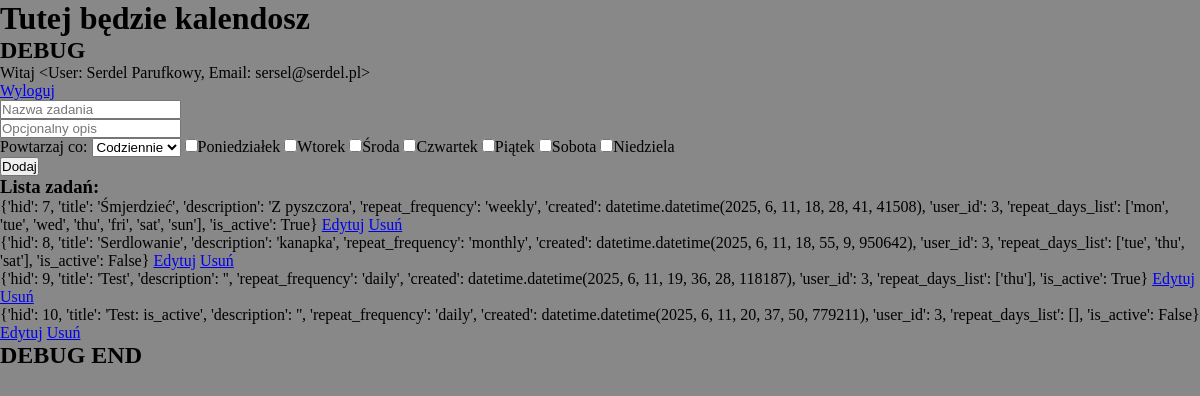
/dashboard (signed in), run on the app's committed database.
### habitcakesapp/blueprints/userbase/models.py (models this page shows, shortened)
class User(db.Model, UserMixin):
    __tablename__ = 'users'
    uid = db.Column(db.Integer, primary_key=True)
    username = db.Column(db.String, nullable=False)
    password = db.Column(db.String, nullable=False)
    email = db.Column(db.String, nullable=False)
    role = db.Column(db.String,default='user', nullable=False)
    habits = db.relationship('Habit', back_populates='user')
    def __repr__(self):
        return f'<User: {self.username}, Email: {self.email}>'

### habitcakesapp/blueprints/habits/models.py (models this page shows, shortened)
class Habit(db.Model):
    __tablename__ = 'habits'
    hid = db.Column(db.Integer, primary_key=True)
    title = db.Column(db.String, nullable=False)
    description = db.Column(db.String, nullable=True)
    repeat_frequency = db.Column(db.String, nullable=True)
    repeat_day = db.Column(db.String, nullable=True)
    created = db.Column(db.DateTime, default=datetime.now(), nullable=False)
    is_active = db.Column(db.Boolean, default=True, nullable=False)
    user_id = db.Column(db.Integer, db.ForeignKey('users.uid'), nullable=False, index=True)
    user = db.relationship('User', back_populates='habits')

### habitcakesapp/blueprints/core/routes.py (the view)
@core.route('/dashboard')
@login_required
def dashboard():
    user_habits = current_user.habits
    processed_habits = []
    for habit in user_habits:
        habit_dict = {
            'hid': habit.hid,
            'title': habit.title,
            'description': habit.description,
            'repeat_frequency': habit.repeat_frequency,
            'created': habit.created,
            'user_id': habit.user_id,
            'repeat_days_list': habit.repeat_day.split('.') if habit.repeat_day else [],
            'is_active': habit.is_active
        }
        processed_habits.append(habit_dict)
    return render_template('core/dashboard.html', habits=processed_habits)

### habitcakesapp/blueprints/core/templates/core/dashboard.html (shortened to what this page needs)
{% extends "base.html" %}
{% block content %}
    <main>
    <h1>Tutej będzie kalendosz</h1>
    <h2>DEBUG</h2>
    <p>Witaj {{ current_user }}</p>
    <a href="{{ url_for('userbase.logout') }}">Wyloguj</a><br>
    <form action="{{ url_for('habits.habit') }}" method="POST">
        <input type="text" name="title" placeholder="Nazwa zadania" required="required"><br>
        <input type="text" name="description" placeholder="Opcjonalny opis"><br>
        <label for="repeat_frequency">Powtarzaj co:</label>
        <select id="repeat_frequency" name="repeat_frequency">
            <option value="daily">Codziennie</option>
        </select>
        <input type="checkbox" id="monday" name="repeat_day" value="mon"><label for="monday">Poniedziałek</label>
        <input type="checkbox" id="tuesday" name="repeat_day" value="tue"><label for="tuesday">Wtorek</label>
        <input type="checkbox" id="wednesday" name="repeat_day" value="wed"><label for="wednesday">Środa</label>
        <input type="checkbox" id="thursday" name="repeat_day" value="thu"><label for="thursday">Czwartek</label>
        <input type="checkbox" id="friday" name="repeat_day" value="fri"><label for="friday">Piątek</label>
        <input type="checkbox" id="saturday" name="repeat_day" value="sat"><label for="saturday">Sobota</label>
        <input type="checkbox" id="sunday" name="repeat_day" value="sun"><label for="sunday">Niedziela</label><br>
        <input type="submit" value="Dodaj">
    </form>
    <h3>Lista zadań:</h3>
    <ul>
        {% for habit in habits %}
        <li>{{ habit }} <a href="{{ url_for('habits.edit_habit', habit_id=habit['hid']) }}">Edytuj</a>
        <a href="{{ url_for('habits.delete', habit_id=habit['hid']) }}">Usuń</a>
</li>
    {% endfor %}
    </ul>
    <h2>DEBUG END</h2><br><br>
    </main>
{% endblock %}

### habitcakesapp/static/styles.css (style rules this page uses)
html { box-sizing: border-box; scroll-behavior: smooth; }
*, *::before, *::after { box-sizing: inherit; margin: 0; padding: 0; }
body { background-color: #888; min-height: 100vh; }

### data on the page
User: username+email "<User: Serdel Parufkowy, Email: sersel@serdel.pl>"
Habit: habit "{'hid': 7, 'title': 'Śmjerdzieć', 'description': 'Z pyszczora', 'repeat_frequency': 'weekly', 'created': datetime.datetime(2025, 6, 11, 18, 28, 41, 41508), 'user_id': 3, 'repeat_days_list': ['mon', 'tue', 'wed', 'thu', 'fri', 'sat', 'sun'], 'is_active': True}"
Habit: habit "{'hid': 8, 'title': 'Serdlowanie', 'description': 'kanapka', 'repeat_frequency': 'monthly', 'created': datetime.datetime(2025, 6, 11, 18, 55, 9, 950642), 'user_id': 3, 'repeat_days_list': ['tue', 'thu', 'sat'], 'is_active': False}"
Habit: habit "{'hid': 9, 'title': 'Test', 'description': '', 'repeat_frequency': 'daily', 'created': datetime.datetime(2025, 6, 11, 19, 36, 28, 118187), 'user_id': 3, 'repeat_days_list': ['thu'], 'is_active': True}"
Habit: habit "{'hid': 10, 'title': 'Test: is_active', 'description': '', 'repeat_frequency': 'daily', 'created': datetime.datetime(2025, 6, 11, 20, 37, 50, 779211), 'user_id': 3, 'repeat_days_list': [], 'is_active': False}"
